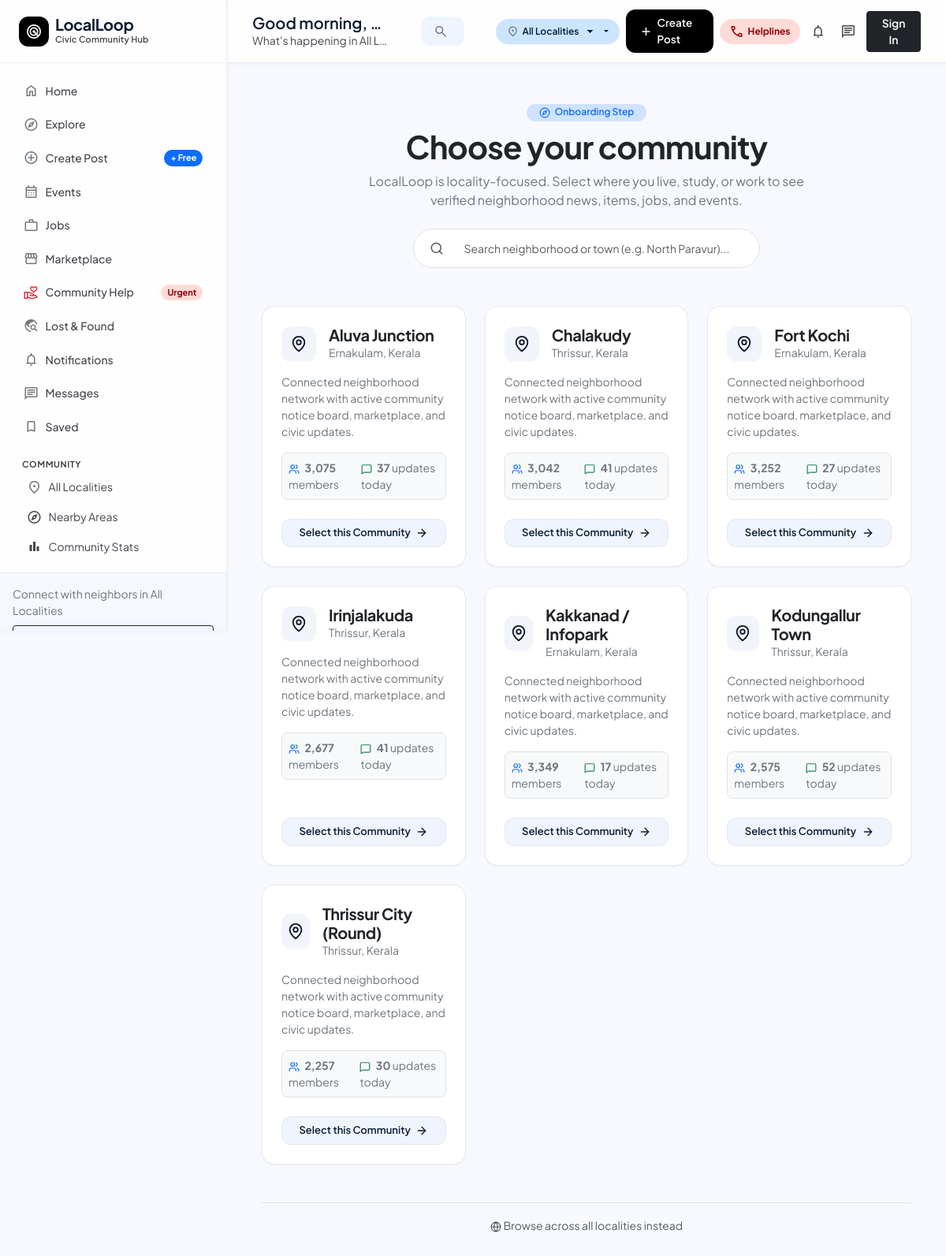
Page /onboarding.php on the committed database.
### tables this page shows
CREATE TABLE IF NOT EXISTS `areas` (
    `id` INT AUTO_INCREMENT PRIMARY KEY,
    `name` VARCHAR(100) NOT NULL,
    `district` VARCHAR(100) NOT NULL,
    `state` VARCHAR(100) NOT NULL DEFAULT 'Kerala',
    `pincode` VARCHAR(20) NOT NULL,
    `status` ENUM('active', 'inactive') NOT NULL DEFAULT 'active',
    `created_at` TIMESTAMP DEFAULT CURRENT_TIMESTAMP
);

### includes/functions.php (called while the page is built, shortened)
<?php
function get_active_areas($pdo) {
    try {
        $stmt = $pdo->query("SELECT * FROM areas WHERE status = 'active' ORDER BY name ASC");
        $results = $stmt->fetchAll();
        return !empty($results) ? $results : [
            ['id' => 1, 'name' => 'North Paravur', 'district' => 'Ernakulam', 'state' => 'Kerala', 'pincode' => '683513'],
            ['id' => 2, 'name' => 'Kodungallur Town', 'district' => 'Thrissur', 'state' => 'Kerala', 'pincode' => '680664'],
            ['id' => 3, 'name' => 'Kakkanad / Infopark', 'district' => 'Ernakulam', 'state' => 'Kerala', 'pincode' => '682030']
        ];
    } catch (Exception $e) {
        return [
            ['id' => 1, 'name' => 'North Paravur', 'district' => 'Ernakulam', 'state' => 'Kerala', 'pincode' => '683513'],
            ['id' => 2, 'name' => 'Kodungallur Town', 'district' => 'Thrissur', 'state' => 'Kerala', 'pincode' => '680664'],
            ['id' => 3, 'name' => 'Kakkanad / Infopark', 'district' => 'Ernakulam', 'state' => 'Kerala', 'pincode' => '682030']
        ];
    }
}

### includes/auth.php (called while the page is built, shortened)
<?php
function is_logged_in() {
    return isset($_SESSION['user_id']) && !empty($_SESSION['user_id']);
}
function current_user($pdo) {
    if (!is_logged_in() || !$pdo) {
        return null;
    }
}

### onboarding.php (the view, shortened to what this page needs)
<?php
require_once __DIR__ . '/includes/auth.php';
require_once __DIR__ . '/includes/functions.php';
$areas = get_active_areas($pdo);
require_once __DIR__ . '/includes/header.php';
?>
<div class="container py-4" style="max-width: 960px;">
    <div class="text-center mb-5">
        <div class="badge bg-primary-subtle text-primary px-3 py-1.5 rounded-pill mb-2 fw-semibold">
            <i data-lucide="compass" class="me-1" style="width: 14px; height: 14px;"></i> Onboarding Step
        </div>
        <h2 class="display-6 fw-bold text-dark mb-2">Choose your community</h2>
        <p class="text-secondary mx-auto" style="max-width: 560px;">
            LocalLoop is locality-focused. Select where you live, study, or work to see verified neighborhood news, items, jobs, and events.
        </p>
        <div class="mx-auto mt-4" style="max-width: 440px;">
            <div class="input-group search-pill shadow-subtle bg-white border p-1 rounded-pill">
                <span class="input-group-text bg-transparent border-0 text-muted ps-3">
                    <i data-lucide="search" style="width: 18px; height: 18px;"></i>
                </span>
                <input type="text" id="localitySearchInput" class="form-control border-0 bg-transparent text-dark" placeholder="Search neighborhood or town (e.g. North Paravur)...">
            </div>
        </div>
    </div>
    <div class="row g-4" id="localityCardsContainer">
        <?php foreach ($areas as $area):
            $isCurrent = ($browsingAreaId == $area['id']);
            $members = (stripos($area['name'], 'North Paravur') !== false) ? 2480 : rand(800, 3500);
            $postsToday = rand(15, 65);
        ?>
            <div class="col-md-6 col-lg-4 locality-card-item" data-area-name="<?= strtolower(htmlspecialchars($area['name'] . ' ' . $area['district'])) ?>">
                <div class="card card-solid h-100 p-4 d-flex flex-column justify-content-between position-relative <?= $isCurrent ? 'border-primary shadow-subtle' : '' ?>" style="border-radius: var(--radius-lg); transition: var(--transition-normal);">
                    <div>
                        <div class="d-flex align-items-center gap-3 mb-3">
                            <div class="brand-logo-icon" style="width: 44px; height: 44px; background: <?= $isCurrent ? 'linear-gradient(135deg, #2563eb, #0ea5e9)' : '#f1f5f9' ?>; color: <?= $isCurrent ? '#ffffff' : '#0b132b' ?>;">
                                <i data-lucide="map-pin" style="width: 22px; height: 22px;"></i>
                            </div>
                            <div>
                                <h5 class="fw-bold text-dark mb-0"><?= htmlspecialchars($area['name']) ?></h5>
                                <div class="text-secondary small"><?= htmlspecialchars($area['district']) ?>, <?= htmlspecialchars($area['state']) ?></div>
                            </div>
                        </div>
                        <p class="text-secondary small mb-3">
                            Connected neighborhood network with active community notice board, marketplace, and civic updates.
                        </p>
                        <div class="d-flex align-items-center justify-content-between p-2 rounded-3 bg-light border mb-4 small text-secondary">
                            <div><i data-lucide="users" class="me-1 text-primary" style="width: 14px; height: 14px;"></i> <strong><?= number_format($members) ?></strong> members</div>
                            <div><i data-lucide="message-square" class="me-1 text-success" style="width: 14px; height: 14px;"></i> <strong><?= $postsToday ?></strong> updates today</div>
                        </div>
                    </div>
                    <a href="?select_area=<?= $area['id'] ?>" class="btn <?= $isCurrent ? 'btn-primary-custom' : 'btn-outline-custom' ?> w-100 justify-content-center fw-semibold">
                        <span>Select this Community</span>
                        <i data-lucide="arrow-right" style="width: 16px; height: 16px;"></i>
                    </a>
                </div>
            </div>
        <?php endforeach; ?>
    </div>
    <div class="text-center mt-5 pt-3 border-top">
        <a href="?select_area=all" class="text-muted small text-decoration-none hover-blue">
            <i data-lucide="globe" style="width: 14px; height: 14px;"></i> Browse across all localities instead
        </a>
    </div>
</div>
<?php require_once __DIR__ . '/includes/footer.php'; ?>

### assets/css/style.css (style rules this page uses)
:root { --surface: #f8f9ff; --surface-dim: #cbdbf5; --surface-bright: #f8f9ff; --surface-container-lowest: #ffffff; --surface-container-low: #eff4ff; --surface-container: #e5eeff; --surface-container-high: #dce9ff; --surface-container-highest: #d3e4fe; --surface-tint: #565e74; --on-surface: #0b1c30; --on-surface-variant: #45464d; --inverse-surface: #213145; --inverse-on-surface: #eaf1ff; --outline: #76777d; --outline-variant: #c6c6cd; --border-hairline: rgba(226, 232, 240, 0.85); --primary: #000000; --on-primary: #ffffff; --primary-container: #131b2e; --on-primary-container: #7c839b; --primary-fixed: #dae2fd; --primary-fixed-dim: #bec6e0; --on-primary-fixed: #131b2e; --on-primary-fixed-variant: #3f465c; --secondary: #006398; --on-secondary: #ffffff; --secondary-container: #5bb8fe; --on-secondary-container: #00476e; --secondary-fixed: #cce5ff; --secondary-fixed-dim: #93ccff; --on-secondary-fixed: #001d31; --on-secondary-fixed-variant: #004b73; --tertiary: #000000; --tertiary-container: #001e2c; --tertiary-fixed: #c4e7ff; --tertiary-fixed-dim: #7bd0ff; --on-tertiary-fixed: #001e2c; --on-tertiary-fixed-variant: #004c69; --error: #ba1a1a; --on-error: #ffffff; --error-container: #ffdad6; --on-error-container: #93000a; --success: #059669; --success-container: #ecfdf5; --on-success-container: #065f46; --warning: #d97706; --warning-container: #fffbeb; --on-warning-container: #92400e; --brand-primary: #006398; --brand-blue: #006398; --brand-blue-hover: #00476e; --text-primary: #0b1c30; --text-secondary: #45464d; --text-muted: #76777d; --surface-bg: #f8f9ff; --surface-card: #ffffff; --surface-border: #e2e8f0; --surface-glass: rgba(255, 255, 255, 0.85); --surface-glass-border: rgba(226, 232, 240, 0.8); --space-xs: 0.25rem; --space-sm: 0.5rem; --space-md: 1rem; --space-lg: 1.5rem; --space-xl: 2rem; --gutter: 1.5rem; --gutter-sm: 1rem; --gutter-lg: 2rem; --radius-sm: 0.5rem; --radius-md: 0.75rem; --radius-lg: 1rem; --radius-xl: 1.25rem; --radius-full: 9999px; --radius-modal: 20px; --shadow-1: 0 1px 3px 0 rgba(15, 23, 42, 0.04), 0 1px 2px -1px rgba(15, 23, 42, 0.04); --shadow-2: 0 4px 6px -1px rgba(15, 23, 42, 0.05), 0 2px 4px -2px rgba(15, 23, 42, 0.05); --shadow-3: 0 20px 25px -5px rgba(15, 23, 42, 0.08), 0 8px 10px -6px rgba(15, 23, 42, 0.04); --shadow-glass: 0 1px 8px rgba(0, 0, 0, 0.04); --shadow-card: var(--shadow-1); --shadow-hover: var(--shadow-2); --shadow-subtle: var(--shadow-1); --sidebar-width: 288px; --topbar-height: 80px; --transition-fast: all 0.18s cubic-bezier(0.4, 0, 0.2, 1); --transition-smooth: all 0.26s cubic-bezier(0.16, 1, 0.3, 1); }
*, *::before, *::after { box-sizing: border-box; margin: 0; padding: 0; }
html, body { margin: 0; padding: 0; background-color: var(--surface); color: var(--on-surface); font-family: 'Plus Jakarta Sans', -apple-system, BlinkMacSystemFont, "Segoe UI", Roboto, sans-serif; font-size: 1rem; line-height: 1.5; -webkit-font-smoothing: antialiased; -moz-osx-font-smoothing: grayscale; min-height: 100vh; }
h1, h2, h3, h4, h5, h6, .brand-font { font-family: 'Plus Jakarta Sans', sans-serif; color: var(--on-surface); letter-spacing: -0.02em; font-weight: 700; }
a { color: var(--secondary); text-decoration: none; transition: var(--transition-fast); }
.brand-logo-icon { width: 38px; height: 38px; border-radius: var(--radius-md); background: var(--primary); color: var(--on-primary); display: flex; align-items: center; justify-content: center; box-shadow: var(--shadow-1); }
.form-control, .form-select { border-radius: var(--radius-sm); border: 1px solid #cbd5e1; padding: 0.6rem 0.9rem; font-size: 0.875rem; color: var(--on-surface); background-color: #ffffff; transition: var(--transition-fast); }
.card-solid { background: var(--surface-container-lowest); border: 1px solid var(--border-hairline); border-radius: var(--radius-lg); box-shadow: var(--shadow-1); transition: var(--transition-fast); }
.btn-outline-custom { background: var(--surface-container-low); color: var(--on-surface) !important; border: 1px solid var(--border-hairline); border-radius: var(--radius-md); padding: 0.45rem 1rem; font-weight: 600; font-size: 0.8125rem; display: inline-flex; align-items: center; gap: 0.4rem; transition: var(--transition-fast); text-decoration: none; }

### rows in the picture
areas: name "Aluva Junction", district "Ernakulam", state "Kerala", name "3,075"
areas: name "Chalakudy", district "Thrissur", state "Kerala", name "3,042"
areas: name "Fort Kochi", district "Ernakulam", state "Kerala", name "3,252"
areas: name "Irinjalakuda", district "Thrissur", state "Kerala", name "2,677"
areas: name "Kakkanad / Infopark", district "Ernakulam", state "Kerala", name "3,349"
areas: name "Kodungallur Town", district "Thrissur", state "Kerala", name "2,575"
areas: name "Thrissur City (Round)", district "Thrissur", state "Kerala", name "2,257"

### other values in the picture
$currentAreaName "All Localities"
$timeGreeting "Good morning"
$currentAreaName "All L…"
